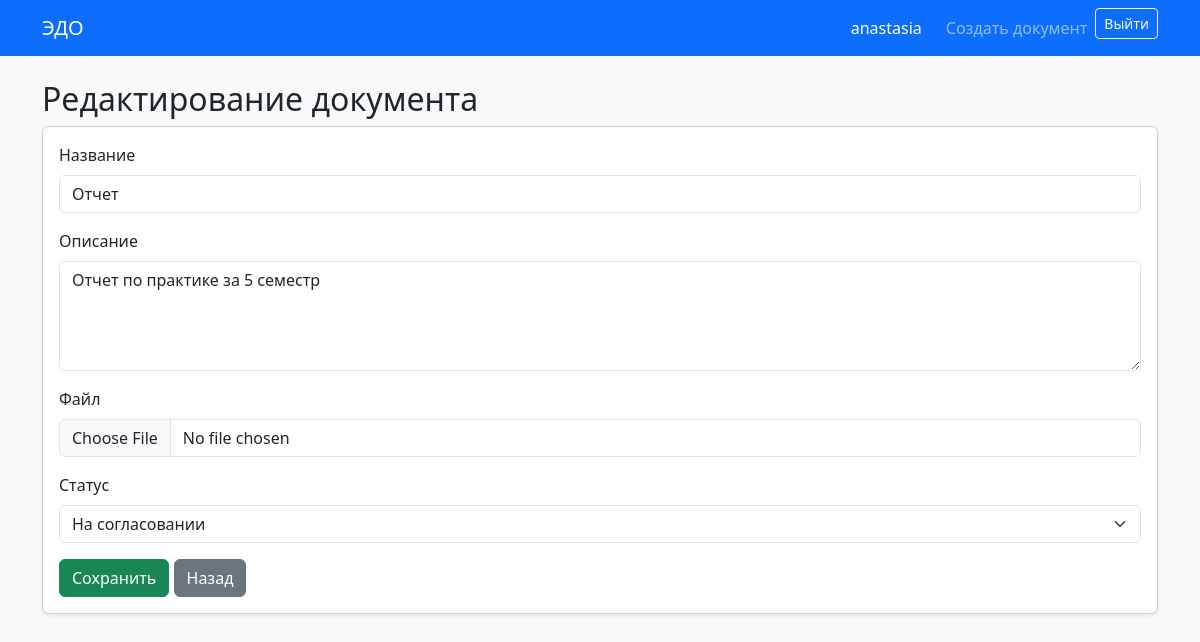
The page /documents/1/edit/ (signed in) on the database its author committed.
### documents/models.py (models this page shows, shortened)
class Document(models.Model):
    title = models.CharField(max_length=255, verbose_name='Название')
    description = models.TextField(blank=True, verbose_name='Описание')
    file = models.FileField(upload_to='documents/', verbose_name='Файл')
    author = models.ForeignKey(
        User,
        on_delete=models.CASCADE,
        related_name='documents',
        verbose_name='Автор'
    )
    status = models.ForeignKey(
        Status,
        on_delete=models.SET_NULL,
        null=True,
        blank=True,
        verbose_name='Статус'
    )
    created_at = models.DateTimeField(auto_now_add=True, verbose_name='Дата создания')
    updated_at = models.DateTimeField(auto_now=True, verbose_name='Дата обновления')
    class Meta:
        verbose_name = 'Документ'
        verbose_name_plural = 'Документы'
        ordering = ['-created_at']

### documents/views.py (the view)
# urls.py: path('documents/<int:pk>/edit/', views.document_edit, name='document_edit'),
@login_required
def document_edit(request, pk):
    document = get_object_or_404(Document, pk=pk)
    if document.author != request.user and not request.user.is_staff:
        return redirect('document_list')
    if request.method == 'POST':
        form = DocumentForm(request.POST, request.FILES, instance=document)
        if form.is_valid():
            form.save()
            return redirect('document_detail', pk=document.pk)
    else:
        form = DocumentForm(instance=document)
    return render(request, 'documents/document_form.html', {
        'form': form,
        'title': 'Редактирование документа'
    })

### documents/forms.py
class DocumentForm(forms.ModelForm):
    class Meta:
        model = Document
        fields = ['title', 'description', 'file', 'status']
        labels = {
            'title': 'Название документа',
            'description': 'Описание',
            'file': 'Файл',
            'status': 'Статус',
        }
        widgets = {
            'title': forms.TextInput(attrs={'class': 'form-control'}),
            'description': forms.Textarea(attrs={'class': 'form-control', 'rows': 4}),
            'file': forms.FileInput(attrs={'class': 'form-control'}),
            'status': forms.Select(attrs={'class': 'form-select'}),
        }

### documents/models.py (called while the page is built)
    def __str__(self):
        return self.name

### templates/documents/document_form.html (shortened to what this page needs)
{% extends 'base.html' %}
{% block content %}
<h2>{{ title }}</h2>
<div class="card shadow-sm">
    <div class="card-body">
        <form method="post" enctype="multipart/form-data">
            <div class="mb-3">
                <label class="form-label">Название</label>
                {{ form.title }}
            </div>
            <div class="mb-3">
                <label class="form-label">Описание</label>
                {{ form.description }}
            </div>
            <div class="mb-3">
                <label class="form-label">Файл</label>
                {{ form.file }}
            </div>
            <div class="mb-3">
                <label class="form-label">Статус</label>
                {{ form.status }}
            </div>
            <button type="submit" class="btn btn-success">
                Сохранить
            </button>
            <a href="{% url 'document_list' %}" class="btn btn-secondary">
                Назад
            </a>
        </form>
    </div>
</div>
{% endblock %}

### templates/base.html (shortened to what this page needs)
<!doctype html>
<html lang="ru">
<head>
    <link
        href="https://cdn.jsdelivr.net/npm/bootstrap@5.3.3/dist/css/bootstrap.min.css"
        rel="stylesheet"
    >
</head>
<body class="bg-light">
<nav class="navbar navbar-expand-lg navbar-dark bg-primary mb-4">
    <div class="container">
        <a class="navbar-brand" href="{% url 'document_list' %}">
            ЭДО
        </a>
        <div class="navbar-nav ms-auto">
            {% if user.is_authenticated %}
                <span class="navbar-text text-white me-3">
                    {{ user.username }}
                </span>
                <a class="nav-link" href="{% url 'document_create' %}">
                    Создать документ
                </a>
                <form method="post" action="{% url 'logout' %}" class="d-inline">
                    <button class="btn btn-outline-light btn-sm" type="submit">
                        Выйти
                    </button>
                </form>
            {% else %}
                <a class="nav-link" href="{% url 'login' %}">Вход</a>
                <a class="nav-link" href="{% url 'register' %}">Регистрация</a>
            {% endif %}
        </div>
    </div>
</nav>
<main class="container">
    {% block content %}
    {% endblock %}
</main>
</body>
</html>

### rows shown on the page
Document: title "Отчет", description "Отчет по практике за 5 семестр", status "На согласовании"

### other values the page prints
{{ user.username }} "anastasia"
{{ title }} "Редактирование документа"
